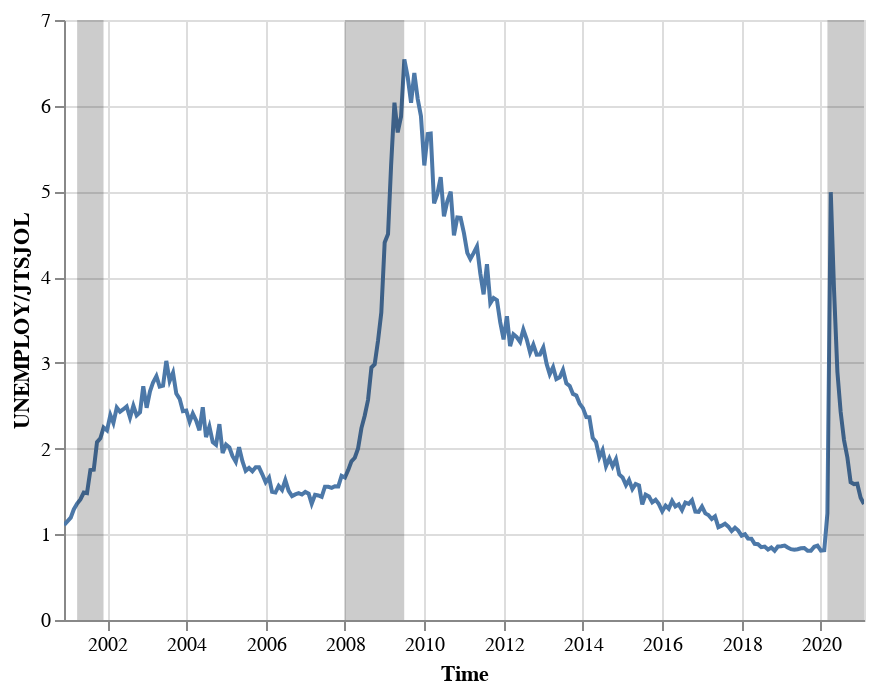

Source (notebook cell):
### Code cell
aa = data[["ratio"]].reset_index()
aa.columns = ["timestamp", "value"]

cutoff = get_cutoff(recession, aa["timestamp"].min(), aa["timestamp"].max())
plot_linechart(aa, ytitle="UNEMPLOY/JTSJOL", cutoff=cutoff).interactive()

### Figure 1 — Vega-Lite specification as saved in the notebook (floating-point values rounded to 4 significant figures; data arrays with more than 128 entries replaced by an {"elided": "..."} marker saying what was removed)
{"config": {"view": {"continuousWidth": 400, "continuousHeight": 300}}, "layer": [{"data": {"name": "data-1d65b352941b7f5c3aee604f344db573"}, "mark": "line", "encoding": {"tooltip": [{"type": "temporal", "field": "timestamp", "format": "%Y-%m-%d %H:%M", "title": "Time"}, {"type": "quantitative", "field": "value", "title": "UNEMPLOY/JTSJOL"}], "x": {"type": "temporal", "field": "timestamp", "title": "Time"}, "y": {"type": "quantitative", "field": "value", "title": "UNEMPLOY/JTSJOL"}}, "selection": {"selector006": {"type": "interval", "bind": "scales", "encodings": ["x", "y"]}}, "title": ""}, {"data": {"name": "data-b46a7ab5dc1efd109f728c438478bd87"}, "mark": {"type": "rect", "color": "black", "opacity": 0.2}, "encoding": {"x": {"type": "temporal", "field": "start"}, "x2": {"field": "stop"}}}], "$schema": "https://vega.github.io/schema/vega-lite/v4.8.1.json", "datasets": {"data-1d65b352941b7f5c3aee604f344db573": {"elided": "243 records"}, "data-b46a7ab5dc1efd109f728c438478bd87": [{"start": "2001-04-01T00:00:00", "stop": "2001-11-30T00:00:00"}, {"start": "2008-01-01T00:00:00", "stop": "2009-06-30T00:00:00"}, {"start": "2020-03-01T00:00:00", "stop": "2021-02-01T00:00:00"}]}}
